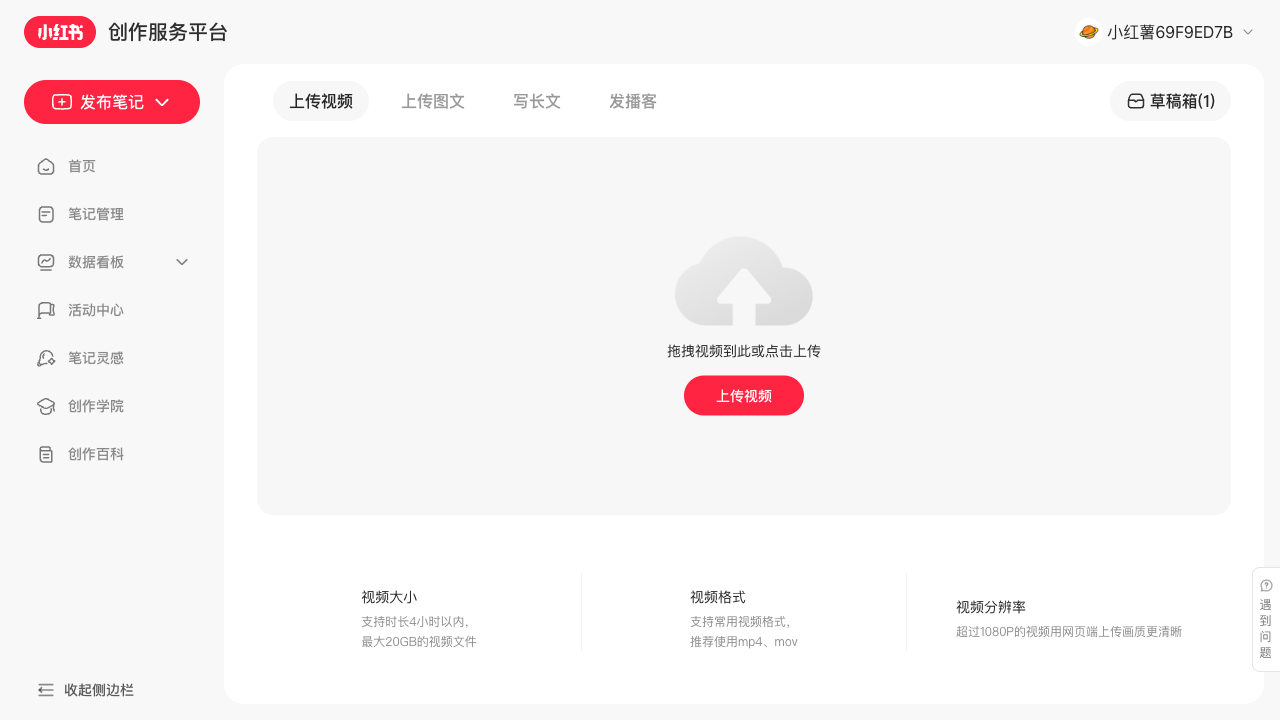
#> input picture debug_step1.png, 1280 x 720 px
$ python remove_watermark.py debug_step1.png
#> lines starting #> are read from the running program, lines starting #| are printed output that depends on the picture
#!/usr/bin/env python3
"""
图片左上角水印去除脚本

用法:
    # 处理单张图片
    python remove_watermark.py image.jpg

    # 处理目录下所有图片
    python remove_watermark.py /path/to/images/

    # 指定输出目录
    python remove_watermark.py image.jpg -o /path/to/output/

    # 自定义裁切比例（默认 左12% 上6%）
    python remove_watermark.py image.jpg --width 0.15 --height 0.08

    # 批量处理并覆盖原图
    python remove_watermark.py /path/to/images/ --inplace
"""

import argparse
import os
import sys
from pathlib import Path
from PIL import Image

# 支持的图片格式
SUPPORTED_FORMATS = {'.jpg', '.jpeg', '.png', '.webp', '.bmp', '.tiff'}


def remove_watermark(
    image_path: str,
    output_path: str = None,
    crop_width_ratio: float = 0.12,
    crop_height_ratio: float = 0.06,
) -> bool:
    """
    去除图片左上角水印

    Args:
        image_path: 输入图片路径
        output_path: 输出图片路径，None 则覆盖原图
        crop_width_ratio: 从左侧裁切的宽度比例（默认 12%）
        crop_height_ratio: 从顶部裁切的高度比例（默认 6%）

    Returns:
        是否成功
    """
#> called with image_path = 'debug_step1.png', output_path = 'debug_step1_nowm.png', crop_width_ratio = 0.12, crop_height_ratio = 0.06
    try:
        img = Image.open(image_path)
#> img is the input picture: PIL image 1280x720 RGB; mean R, G, B 248.1, 245.1, 245.5
        w, h = img.size
#> w = 1280; h = 720

        # 计算裁切像素
        crop_w = int(w * crop_width_ratio)
#> crop_w = 153
        crop_h = int(h * crop_height_ratio)
#> crop_h = 43

        # 裁切：从 (crop_w, crop_h) 到 (w, h)
        cropped = img.crop((crop_w, crop_h, w, h))
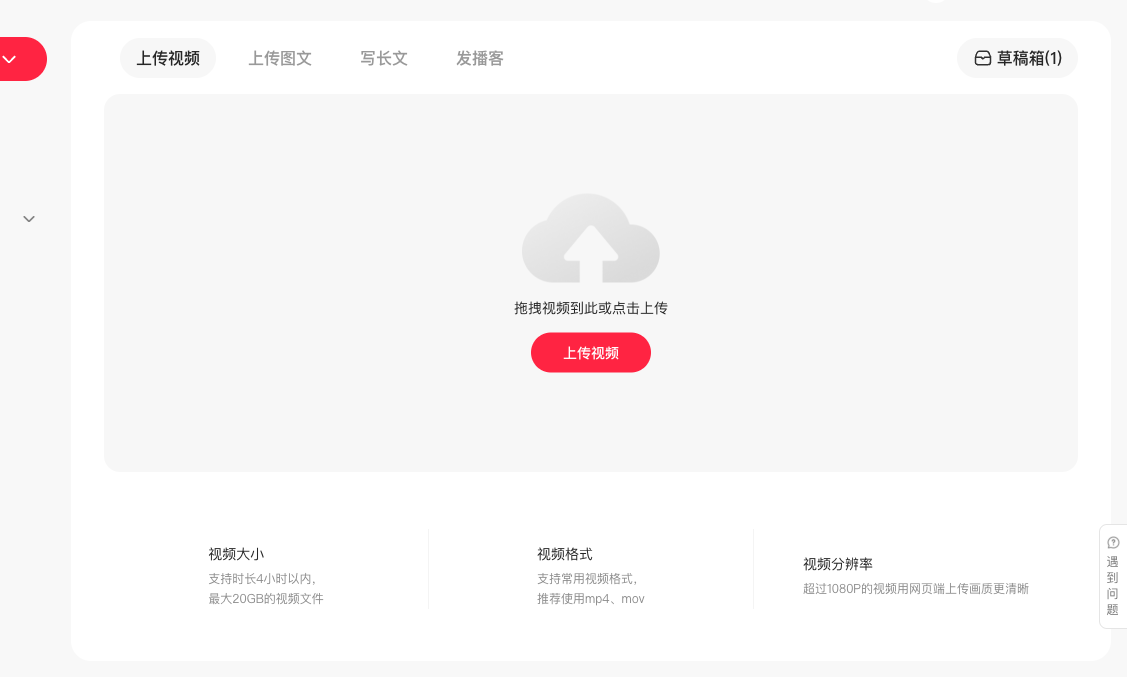
#> cropped: PIL image 1127x677 RGB; mean R, G, B 248.9, 247.2, 247.5

        # 保存
        save_path = output_path or image_path
        save_kwargs = {"quality": 95}

        # PNG 保留透明通道
        if save_path.lower().endswith('.png'):
            save_kwargs = {}

        cropped.save(save_path, **save_kwargs)
        return True

    except Exception as e:
        print(f"  ❌ 处理失败: {e}")
        return False


def process_single(
    image_path: str,
    output_dir: str = None,
    crop_width_ratio: float = 0.12,
    crop_height_ratio: float = 0.06,
    inplace: bool = False,
) -> bool:
    """处理单张图片"""
    if not os.path.exists(image_path):
        print(f"❌ 文件不存在: {image_path}")
        return False

    # 确定输出路径
    if inplace:
        output_path = image_path
    elif output_dir:
        os.makedirs(output_dir, exist_ok=True)
        output_path = os.path.join(output_dir, os.path.basename(image_path))
    else:
        # 默认在原目录生成 _nowm 后缀的文件
        name, ext = os.path.splitext(image_path)
        output_path = f"{name}_nowm{ext}"

    success = remove_watermark(
        image_path,
        output_path,
        crop_width_ratio,
        crop_height_ratio,
    )

    if success:
        orig_size = os.path.getsize(image_path) / 1024
        new_size = os.path.getsize(output_path) / 1024
        print(f"  ✅ {os.path.basename(image_path)}: {orig_size:.0f}KB → {new_size:.0f}KB")

    return success


def process_directory(
    dir_path: str,
    output_dir: str = None,
    crop_width_ratio: float = 0.12,
    crop_height_ratio: float = 0.06,
    inplace: bool = False,
) -> tuple:
    """处理目录下所有图片"""
    # 收集所有图片文件
    image_files = []
    for f in sorted(os.listdir(dir_path)):
        if Path(f).suffix.lower() in SUPPORTED_FORMATS:
            image_files.append(os.path.join(dir_path, f))

    if not image_files:
        print(f"⚠️ 目录中没有找到图片: {dir_path}")
        return 0, 0

    print(f"📂 找到 {len(image_files)} 张图片")
    print(f"   裁切比例: 左 {crop_width_ratio*100:.0f}% | 上 {crop_height_ratio*100:.0f}%")
    print()

    success_count = 0
    for img_path in image_files:
        if process_single(img_path, output_dir, crop_width_ratio, crop_height_ratio, inplace):
            success_count += 1

    return success_count, len(image_files)


def main():
    parser = argparse.ArgumentParser(
        description="去除图片左上角水印",
        formatter_class=argparse.RawDescriptionHelpFormatter,
        epilog="""
示例:
  python remove_watermark.py image.jpg                    # 单张图片
  python remove_watermark.py /path/to/images/             # 批量处理目录
  python remove_watermark.py image.jpg -o output/         # 指定输出目录
  python remove_watermark.py image.jpg --width 0.15       # 自定义裁切宽度
  python remove_watermark.py images/ --inplace            # 覆盖原图
        """,
    )
    parser.add_argument(
        "input",
        help="图片文件或目录路径",
    )
    parser.add_argument(
        "-o", "--output",
        help="输出目录（不指定则生成 _nowm 后缀文件）",
    )
    parser.add_argument(
        "--width",
        type=float,
        default=0.12,
        help="从左侧裁切的宽度比例（默认 0.12 = 12%%）",
    )
    parser.add_argument(
        "--height",
        type=float,
        default=0.06,
        help="从顶部裁切的高度比例（默认 0.06 = 6%%）",
    )
    parser.add_argument(
        "--inplace",
        action="store_true",
        help="直接覆盖原图（慎用）",
    )

    args = parser.parse_args()

    print("=" * 50)
    print("✂️  图片水印去除工具")
    print("=" * 50)

    if os.path.isdir(args.input):
        success, total = process_directory(
            args.input,
            args.output,
            args.width,
            args.height,
            args.inplace,
        )
        print(f"\n{'=' * 50}")
        print(f"✨ 完成: {success}/{total} 张图片处理成功")
        print(f"{'=' * 50}")
    elif os.path.isfile(args.input):
        print(f"\n📷 处理: {args.input}")
        if process_single(args.input, args.output, args.width, args.height, args.inplace):
            print(f"\n✨ 处理完成！")
        else:
            print(f"\n❌ 处理失败")
            sys.exit(1)
    else:
        print(f"❌ 路径不存在: {args.input}")
        sys.exit(1)


if __name__ == "__main__":
    main()
